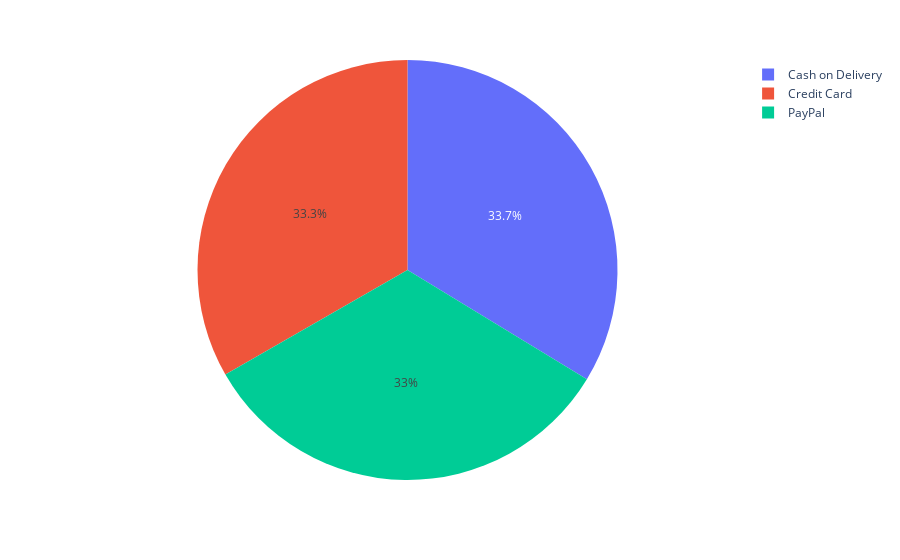

The notebook cell this image was saved under:
### Markdown cell above
### Plotly

### Code cell
px.pie(data_frame=df, values=counts, names=payment_methods)

### Figure 1 — Plotly figure (JSON) as saved in the notebook; plotly's stock layout.template omitted (floating-point values rounded to 4 significant figures)
{"data": [{"domain": {"x": [0, 1], "y": [0, 1]}, "hovertemplate": "label=%{label}<br>value=%{value}<extra></extra>", "labels": ["Credit Card", "Cash on Delivery", "PayPal"], "legendgroup": "", "name": "", "showlegend": true, "type": "pie", "values": [333, 337, 330]}], "layout": {"legend": {"tracegroupgap": 0}, "margin": {"t": 60}}}
